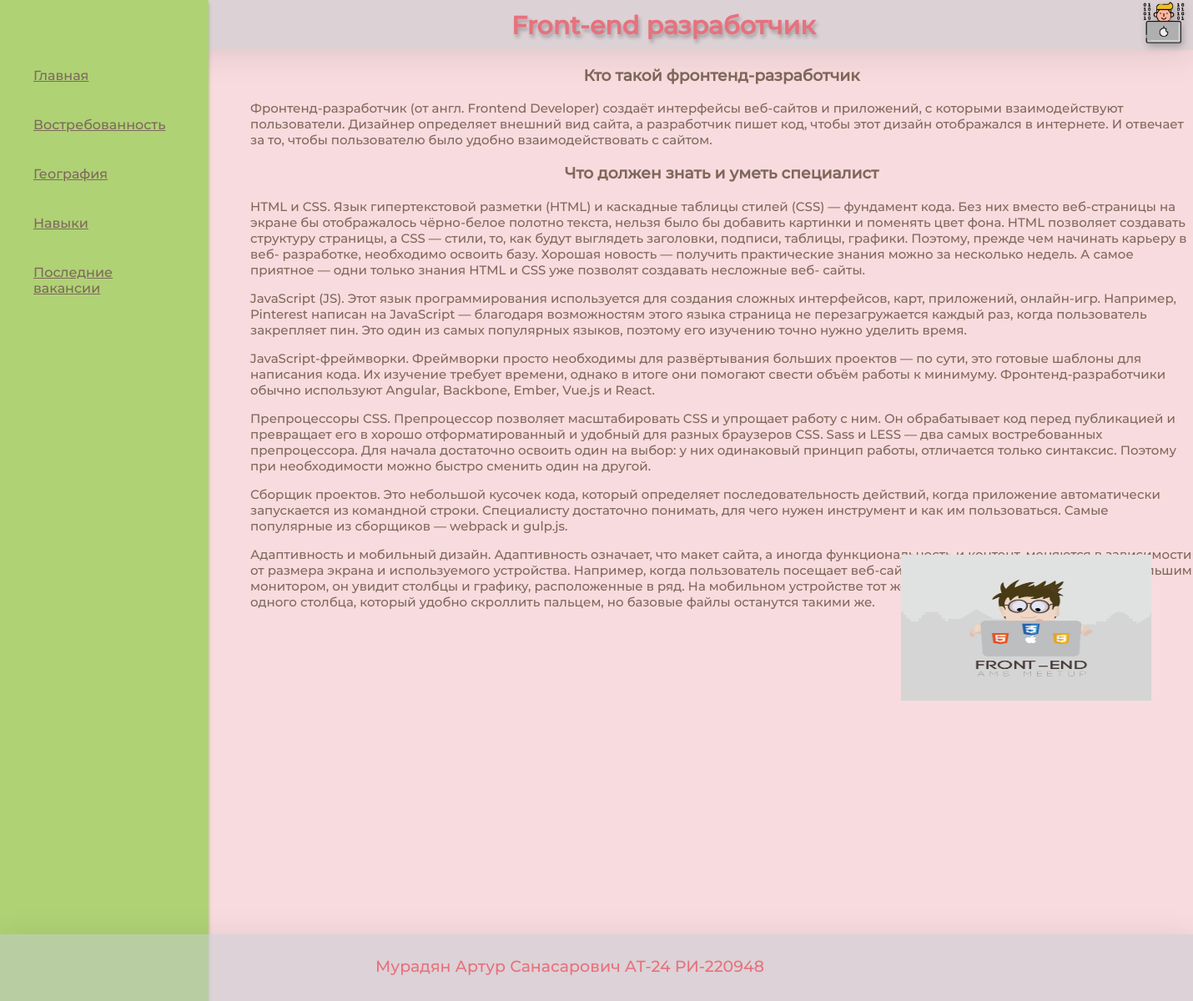
The page / on the database its author committed.
### vacancy_app/models.py (models this page shows)
class Navigation(models.Model):
    title = models.TextField(blank=False, verbose_name='Название профессии', max_length=50)
    logo_field = models.ImageField(upload_to='media/', blank = False, verbose_name='Логотип')
    first_menu = models.TextField(blank=False, verbose_name='Первый пункт меню', max_length=25)
    second_menu = models.TextField(blank=False, verbose_name='Второй пункт меню', max_length=25)
    thierd_menu = models.TextField(blank=False, verbose_name='Третий пункт меню', max_length=25)
    fourth_menu = models.TextField(blank=False, verbose_name='Четвертый пункт меню',max_length=25)
    fifth_menu = models.TextField(blank=False, verbose_name='Пятый пункт меню', max_length=25)
    author = models.TextField(blank=False, verbose_name='Автор', max_length=100)

class Main(models.Model):
    text = models.TextField(blank=True, verbose_name='Описание профессии')
    photo = models.ImageField(upload_to='media/', blank=False, verbose_name='Фото')

### vacancy_app/views.py (the view)
# urls.py: path('', HomePage, name='home'),
def HomePage(request):
    home_info = Main.objects.all()
    navigation = Navigation.objects.all()
    context = {'navigation': navigation, 'home_info': home_info}
    return render(request, 'HomePage.html', context)

### templates/HomePage.html (shortened to what this page needs)
{% load static %}
<!DOCTYPE html>
<html lang="ru">
<head>
    <link rel="stylesheet" href="{% static "css/styles.css" %}">
</head>
<body>
{% for nav in navigation %}
<header>
    <div class="name">{{ nav.title|safe }}</div>
    <img class="logo" src="{{ nav.logo_field.url }}">
</header>
<main>
    <div class="body">
        <div class="navigation" style="height: 1200px">
            <nav>
                <ul>
                    <li><a href="/">{{ nav.first_menu }}</a></li>
                    <li><a href={% url 'demend' %}>{{ nav.second_menu }}</a></li>
                    <li><a href={% url 'geography' %}>{{ nav.thierd_menu }}</a></li>
                    <li><a href={% url 'skills' %}>{{ nav.fourth_menu }}</a></li>
                    <li><a href={% url 'lastVacancy' %}>{{ nav.fifth_menu }}</a></li>
                </ul>
            </nav>
        </div>
        {% endfor %}
        {% for main in home_info %}
        <div class="home_text">
            {{ main.text|safe }}
            <div class="empty"></div>
            <img class="home_img" style="margin-top: 200px;" src="{{ main.photo.url }}"/>
        </div>
    </div>
 {% endfor %}
</main>
{% for navigator in navigation %}
<footer>
    <div class="foot">{{ navigator.author}}</div>
</footer>
 {% endfor %}
</body>
</html>

### static/css/styles.css (style rules this page uses)
html, body { padding: 0; margin: 0; background: rgba(231, 113, 125, 0.25); }
header { position: absolute; width: 100%; height: 60px; left: 0px; top: 0px; background: rgba(194, 202, 208, 0.5); box-shadow: 0px 5px 40px rgba(0, 0, 0, 0.1); z-index: 99; }
footer { position: fixed; width: 100%; height: 80px; left: 0px; bottom: 0; background: rgba(194, 202, 208, 0.5); box-shadow: 0px 5px 40px rgba(0, 0, 0, 0.1); z-index: 99999999; }
a { color: #7E685A; }
li { list-style-type: none; }
.logo { position: absolute; width: 50px; height: 50px; left: 1370px; top: 2px; filter: drop-shadow(2px 4px 4px rgba(0, 0, 0, 0.25)); }
.name { position: absolute; width: 490px; height: 51px; left: 550px; top: 5px; font-family: 'Font-mon'; font-style: normal; font-weight: 700; font-size: 30px; line-height: 51px; text-align: center; color: #E7717D; text-shadow: 2px 4px 4px rgba(0, 0, 0, 0.25); }
.navigation { justify-content: center; align-items: center; position: absolute; width: 250px; height: 100vh; left: 0px; top: 0px; bottom: 0; z-index: 999999; box-shadow: 0px 4px 4px rgba(0, 0, 0, 0.25); background:#AFD275; }
.navigation ul { color:#7E685A; text-align: left; list-style: none; padding-right: 20%; padding-top: 10%; }
.navigation li { color:#7E685A; margin: 40px 0; font-family: "Font-mon"; font-size: 16px; }
.foot { position: absolute; font-family: 'Font-mon'; font-size: 19px; text-align: center; color: #E7717D; bottom: 30px; left: 450px; }
.home_text { position: absolute; left: 300px; top: 60px; }
.home_text p { font-size: 15px; font-family: 'Font-mon'; color: #7E685A; }
.home_text h3 { text-align: center; font-family: 'Font-mon'; color: #7E685A; }
.home_img { position:absolute; width: 300px; height: 175px; right: 50px; top: 405px; }
.empty { height: 40px; }

### rows shown on the page
Navigation: title "Front-end разработчик", logo_field (picture), first_menu "Главная", second_menu "Востребованность", thierd_menu "География", fourth_menu "Навыки", fifth_menu "Последние вакансии", author "Мурадян Артур Санасарович АТ-24 РИ-220948"
Main: text "Кто такой фронтенд-разработчик Фронтенд-разработчик (от англ. Frontend Developer) создаёт интерфейсы веб-сайтов и приложений, с которыми взаимодействуют пользователи. Дизайнер определяет внешний вид сайта, а разработчик пишет код, чтобы этот дизайн отображался в интернете. И отвечает за то, чтобы пользователю было удобно взаимодействовать с сайтом. Что должен знать и уметь специалист HTML и CSS. Язык гипертекстовой разметки (HTML) и каскадные таблицы стилей (CSS) — фундамент кода. Без них вместо веб-страницы на экране бы отображалось чёрно-белое полотно текста, нельзя было бы добавить картинки и поменять цвет фона. HTML позволяет создавать структуру страницы, а CSS — стили, то, как будут…", photo (picture)
